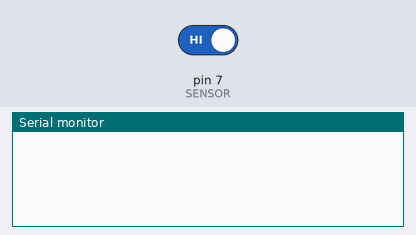
Recording of a sketch running on a simulated Arduino Uno, built with avr-gcc and run on an emulated ATmega328P. Parts: the last lines printed to the serial monitor. Inputs (shaded band) come from the test bench; at power-on: pin 7 (SENSOR) HIGH.

Above: at 1.8 s.
1.9 s: pin 7 (SENSOR) driven LOW
At 2.7 s:
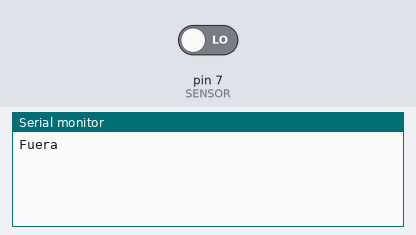
3.5 s: pin 7 (SENSOR) driven HIGH
At 3.8 s:
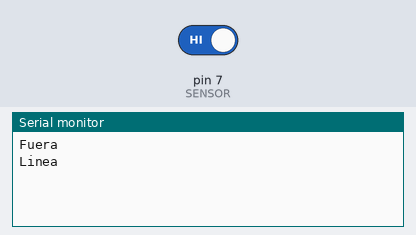

The sketch:

KY-033.ino
```cpp
int SENSOR =7;    //Se crea una variable llamada sensor en la que estará en el pin digital 2
int VALOR;    //Se crea una variable entera llamada "valor"
int ANTERIOR =1;  //Se crea una variable llamada "anterior" que empieza en un valor de 1


void setup() {
 Serial.begin(9600);    //Se inicializa el monitor serie
 pinMode(SENSOR, INPUT);    //Se declara que es una salida

}

void loop() {
 VALOR = digitalRead(SENSOR);   //El valor es igual a la lectura del sensor
 if(VALOR !=ANTERIOR){    //Si valor es diferente de anterior, entonces...
if(VALOR ==HIGH)//Si valor es igual a un valor alto
  Serial.println("Linea ");   //Se imprime en el monitor serie "linea"
  else  //Si no
  Serial.println("Fuera");    //Se imprime que está afuera
  ANTERIOR= VALOR;    //Se actualiza anterior a que sea igual a valor
 }
 delay(500);  //Demora de medio segundo
}
```

Measured:
- after the input at 1.9 s, the serial monitor: prints a new line after 0.10 s (image 1)
- after the input at 3.5 s, the serial monitor: prints a new line at once (image 2)
